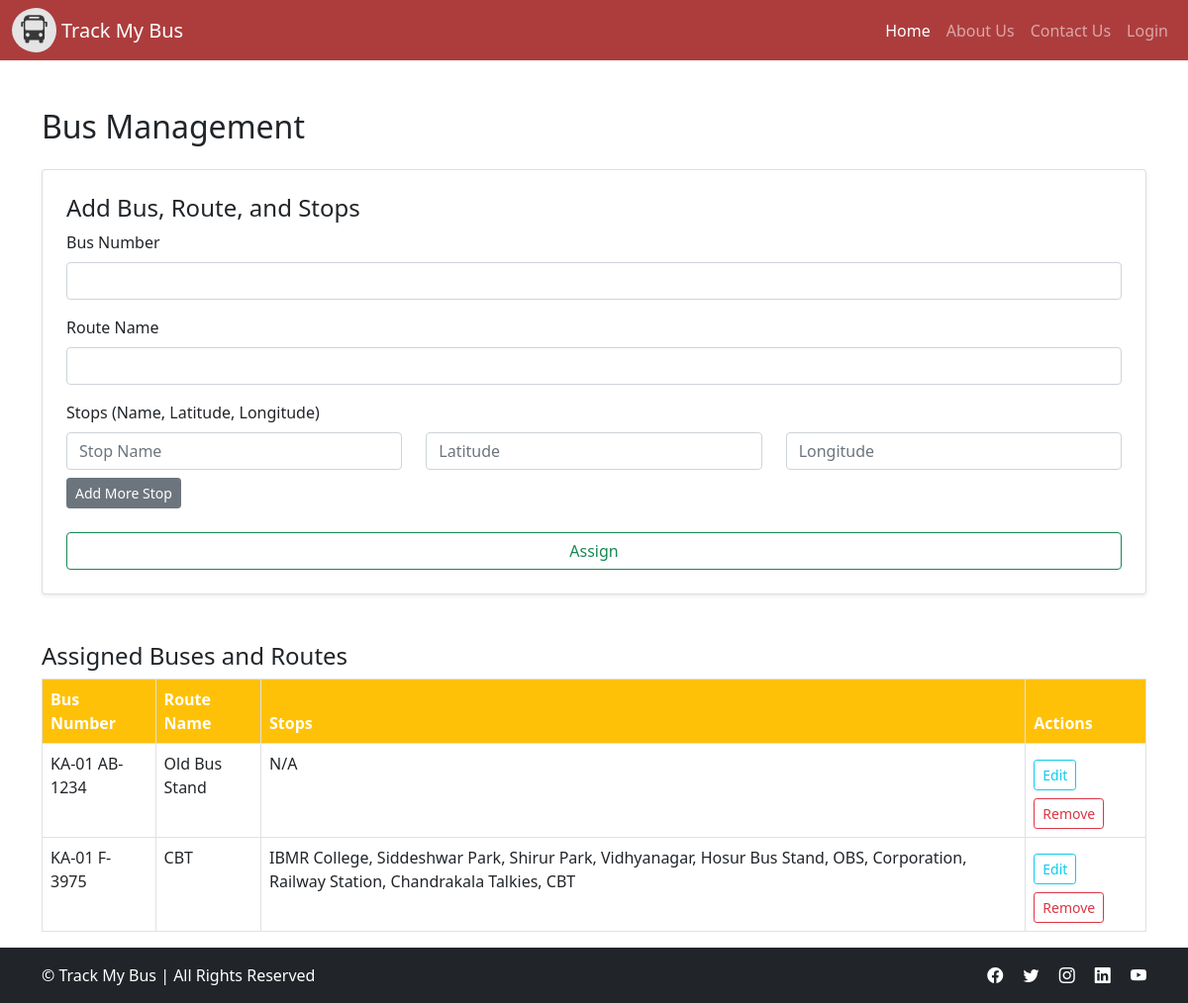
The page /admin_manage_buses.php on the database its author committed.
### tables this page shows
CREATE TABLE `buses` (
  `id` int(11) NOT NULL,
  `vehicle_number` varchar(20) DEFAULT NULL,
  `route_id` int(11) DEFAULT NULL,
  `driver_id` int(11) DEFAULT NULL
);

CREATE TABLE `routes` (
  `id` int(11) NOT NULL,
  `name` varchar(100) DEFAULT NULL
);

### admin_manage_buses.php (the view, shortened to what this page needs)
<?php
include 'header.php';
include 'dbconfig.php';
$stmt = $conn->query("
    SELECT
        b.id AS bus_id,
        b.vehicle_number,
        r.name AS route_name,
        GROUP_CONCAT(s.name ORDER BY s.id SEPARATOR ', ') AS stops
    FROM buses b
    LEFT JOIN routes r ON b.route_id = r.id
    LEFT JOIN route_stops rs ON rs.route_id = r.id
    LEFT JOIN stops s ON rs.stop_id = s.id
    GROUP BY b.id
");
$assignedBuses = $stmt->fetchAll(PDO::FETCH_ASSOC);
?>
<div class="container mt-5">
    <h2 class="mb-4">Bus Management</h2>
    <form method="POST" class="card p-4 shadow-sm mb-5">
        <h4>Add Bus, Route, and Stops</h4>
        <div class="mb-3">
            <label class="form-label">Bus Number</label>
            <input type="text" name="vehicle_number" class="form-control" required>
        </div>
        <div class="mb-3">
            <label class="form-label">Route Name</label>
            <input type="text" name="route_name" class="form-control" required>
        </div>
        <div class="mb-3">
            <label class="form-label">Stops (Name, Latitude, Longitude)</label>
            <div id="stopInputs">
                <div class="row mb-2">
                    <div class="col-md-4">
                        <input type="text" name="stops[]" class="form-control" placeholder="Stop Name" required>
                    </div>
                    <div class="col-md-4">
                        <input type="text" name="latitudes[]" class="form-control" placeholder="Latitude">
                    </div>
                    <div class="col-md-4">
                        <input type="text" name="longitudes[]" class="form-control" placeholder="Longitude">
                    </div>
                </div>
            </div>
            <button type="button" class="btn btn-sm btn-secondary" onclick="addStopInput()">Add More Stop</button>
        </div>
        <button type="submit" class="btn btn-outline-success mt-2">Assign</button>
    </form>
    <h4>Assigned Buses and Routes</h4>
    <table class="table table-bordered">
        <thead class="bg-warning text-white">
            <tr>
                <th>Bus Number</th>
                <th>Route Name</th>
                <th>Stops</th>
                <th>Actions</th>
            </tr>
        </thead>
        <tbody>
            <?php foreach ($assignedBuses as $bus): ?>
                <tr><td><?= htmlspecialchars($bus['vehicle_number']) ?></td>
                    <td><?= htmlspecialchars($bus['route_name']) ?></td>
                    <td><?= htmlspecialchars($bus['stops']) ?: 'N/A' ?></td>
                    <td>
                        <a href="edit_bus.php?id=<?= $bus['bus_id'] ?>" class="btn btn-sm btn-outline-info mt-2">Edit</a>
                        <a href="remove_bus.php?id=<?= $bus['bus_id'] ?>" class="btn btn-sm btn-outline-danger mt-2"
                           onclick="return confirm('Are you sure you want to remove this bus?')">Remove</a>
                    </td>
                </tr>
            <?php endforeach; ?>
        </tbody>
    </table>
</div>
<?php include 'footer.php'; ?>

### css/app.css (style rules this page uses)
html, body { height: 100%; margin: 0; display: flex; flex-direction: column; }
body { flex: 1; }

### header.php (style rules this page uses)
form.card { transition: box-shadow 0.3s ease, transform 0.3s ease; }
input.form-control { transition: border-color 0.3s ease, box-shadow 0.3s ease; }
.btn { transition: all 0.3s ease-in-out; }
table tbody tr { transition: background-color 0.3s ease, transform 0.3s ease; }
form.card { animation: fadeInUp 0.6s ease; }
table tbody tr { transition: all 0.3s ease; }
.row.mb-2 { animation: fadeInNewStop 0.4s ease-in-out; }
.btn { transition: transform 0.2s ease, box-shadow 0.2s ease; }
.container h2 { animation: fadeInUp 0.6s ease-out; }
.card { transition: transform 0.3s ease, box-shadow 0.3s ease; animation: fadeInUp 0.8s ease-out; }
.btn { transition: transform 0.2s ease; }

### rows shown on the page
buses: vehicle_number "KA-01 AB-1234", route.name "Old Bus Stand", stops "N/A"
buses: vehicle_number "KA-01 F-3975", route.name "CBT", stops "IBMR College, Siddeshwar Park, Shirur Park, Vidhyanagar, Hosur Bus Stand, OBS, Corporation, Railway Station, Chandrakala Talkies, CBT"
